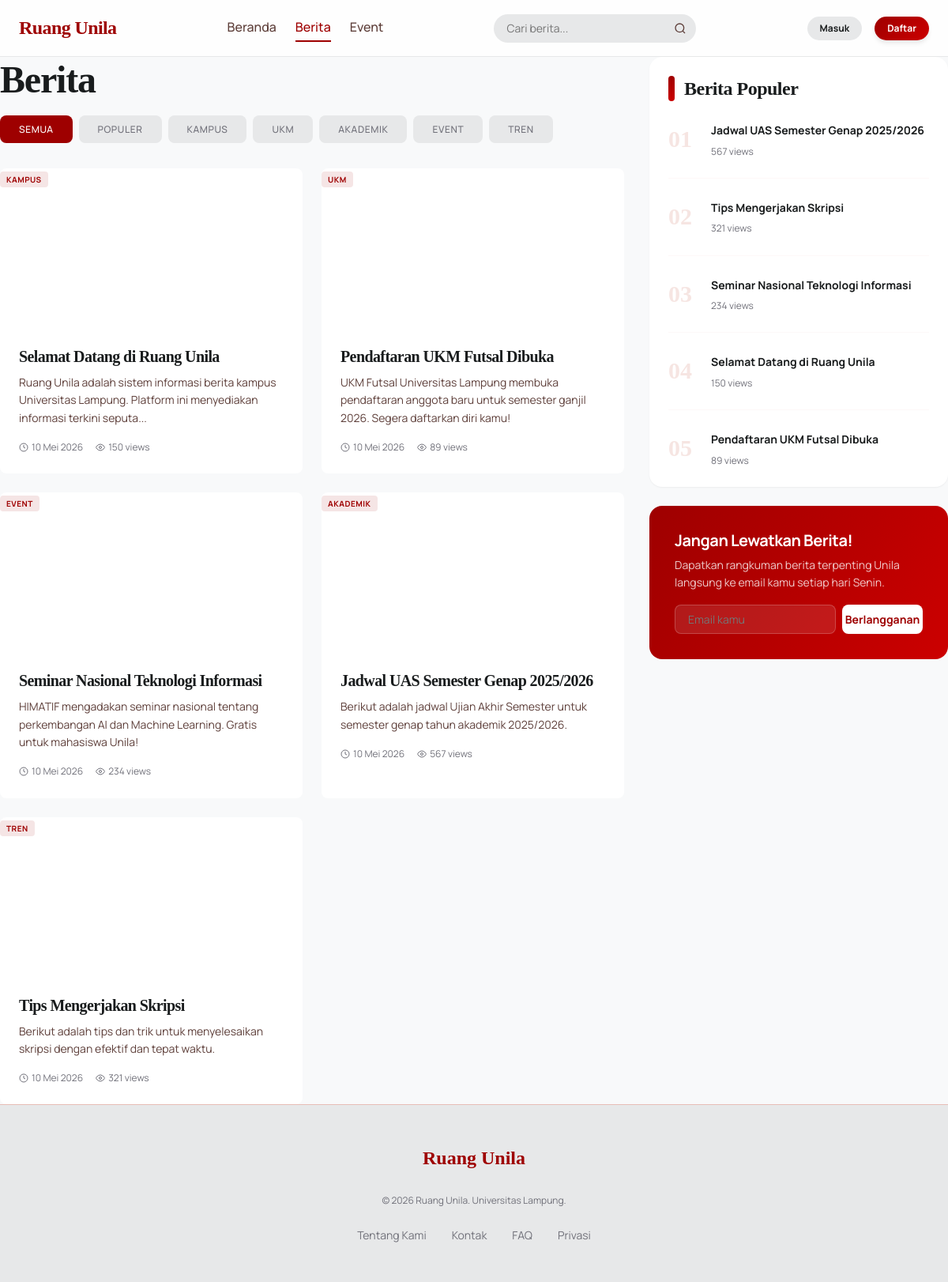
The page /modules/news/list.php on the database its author committed.
### tables this page shows
CREATE TABLE IF NOT EXISTS news (
    news_id INT PRIMARY KEY AUTO_INCREMENT,
    title VARCHAR(200) NOT NULL,
    content TEXT NOT NULL,
    excerpt TEXT DEFAULT NULL,
    category ENUM('populer', 'kampus', 'ukm', 'akademik', 'event', 'tren') NOT NULL,
    author_id INT NOT NULL,
    image VARCHAR(255) DEFAULT NULL,
    status ENUM('draft', 'pending', 'published', 'rejected') NOT NULL DEFAULT 'draft',
    rejection_reason TEXT DEFAULT NULL,
    views INT DEFAULT 0,
    created_at TIMESTAMP DEFAULT CURRENT_TIMESTAMP,
    published_at TIMESTAMP NULL DEFAULT NULL,
    updated_at TIMESTAMP DEFAULT CURRENT_TIMESTAMP ON UPDATE CURRENT_TIMESTAMP,
    
    INDEX idx_category (category),
    INDEX idx_status (status),
    INDEX idx_author (author_id),
    INDEX idx_views (views),
    INDEX idx_published_at (published_at),
    
    FOREIGN KEY (author_id) REFERENCES users(user_id)
        ON DELETE CASCADE
        ON UPDATE CASCADE
);

### modules/news/list.php (the view, shortened to what the rows shown need)
<?php
require_once APP_ROOT . '/config/database.php';
require_once APP_ROOT . '/includes/functions.php';
require_once APP_ROOT . '/classes/News.php';
$news = new News();
$category = isset($_GET['category']) ? cleanInput($_GET['category']) : null;
$page = getCurrentPage();
$perPage = ITEMS_PER_PAGE;
$result = $news->getAll($page, $perPage, $category, 'published');
$newsList = $result['news'];
$popularNews = $news->getPopular(5);
?>
<!DOCTYPE html>
<html lang="id">
<head>
    <link rel="stylesheet" href="<?= url('assets/css/style.css') ?>">
</head>
<body>
    <div class="main-content">
        <div class="container">
            <div style="display: flex; gap: 32px;">
                <div style="flex: 1;">
                    <div style="margin-bottom: 32px;">
                        <h1 style="font-family: var(--font-heading); font-size: 48px; letter-spacing: -1.2px; margin-bottom: 16px;">
                            Berita
                        </h1>
                    </div>
                    <div style="display: grid; grid-template-columns: repeat(2, 1fr); gap: 24px;">
                        <?php foreach ($newsList as $newsItem): ?>
                            <article class="news-card">
                                <div class="news-card-image" style="background: url('<?= $newsItem['image'] ? url('assets/images/uploads/news/' . $newsItem['image']) : url('assets/images/placeholder.jpg') ?>') center/cover;">
                                    <span class="news-card-category"><?= NEWS_CATEGORIES[$newsItem['category']] ?? $newsItem['category'] ?></span>
                                </div>
                                <div class="news-card-content">
                                    <h3 class="news-card-title">
                                        <a href="<?= url('modules/news/detail.php?id=' . $newsItem['news_id']) ?>">
                                            <?= htmlspecialchars($newsItem['title']) ?>
                                        </a>
                                    </h3>
                                    <p class="news-card-excerpt">
                                        <?= truncateText(strip_tags($newsItem['content']), 120) ?>
                                    </p>
                                    <div class="news-card-meta">
                                        <span class="news-card-meta-item">
                                            <svg width="12" height="12" viewBox="0 0 24 24" fill="none" stroke="currentColor" stroke-width="2">
                                                <circle cx="12" cy="12" r="10"/>
                                                <path d="M12 6v6l4 2"/>
                                            </svg>
                                            <?= formatDate($newsItem['created_at']) ?>
                                        </span>
                                        <span class="news-card-meta-item">
                                            <svg width="12" height="12" viewBox="0 0 24 24" fill="none" stroke="currentColor" stroke-width="2">
                                                <path d="M1 12s4-8 11-8 11 8 11 8-4 8-11 8-11-8-11-8z"/>
                                                <circle cx="12" cy="12" r="3"/>
                                            </svg>
                                            <?= formatNumber($newsItem['views']) ?> views
                                        </span>
                                    </div>
                                </div>
                            </article>
                        <?php endforeach; ?>
                    </div>
                </div>
                <div style="width: 378px;">
                    <div style="background: white; border-radius: 16px; padding: 24px; box-shadow: 0 1px 2px rgba(0,0,0,0.05); margin-bottom: 24px;">
                        <div style="display: flex; flex-direction: column; gap: 24px;">
                            <?php foreach ($popularNews as $index => $popular): ?>
                                <div style="display: flex; gap: 16px;">
                                    <span style="font-family: var(--font-heading); font-size: 30px; font-weight: 900; color: rgba(232, 189, 182, 0.4); width: 38px;">
                                        <?= str_pad($index + 1, 2, '0', STR_PAD_LEFT) ?>
                                    </span>
                                    <div style="flex: 1;">
                                        <a href="<?= url('modules/news/detail.php?id=' . $popular['news_id']) ?>"
                                           style="font-family: var(--font-primary); font-size: 14px; font-weight: 700; line-height: 1.25; color: var(--color-text-primary); text-decoration: none;">
                                            <?= htmlspecialchars($popular['title']) ?>
                                        </a>
                                        <div style="font-family: var(--font-primary); font-size: 12px; color: var(--color-text-muted); margin-top: 4px;">
                                            <?= formatNumber($popular['views']) ?> views
                                        </div>
                                    </div>
                                </div>
                                <?php if ($index < count($popularNews) - 1): ?>
                                    <div style="height: 1px; background: rgba(232, 189, 182, 0.1);"></div>
                                <?php endif; ?>
                            <?php endforeach; ?>
                        </div>
                    </div>
                </div>
            </div>
        </div>
    </div>
</body>
</html>

### rows shown on the page
news: category "KAMPUS", title "Selamat Datang di Ruang Unila", content "Ruang Unila adalah sistem informasi berita kampus Universitas Lampung. Platform ini menyediakan informasi terkini seputa...", created_at "10 Mei 2026", views "150", index "04"
news: category "UKM", title "Pendaftaran UKM Futsal Dibuka", content "UKM Futsal Universitas Lampung membuka pendaftaran anggota baru untuk semester ganjil 2026. Segera daftarkan diri kamu!", created_at "10 Mei 2026", views "89", index "05"
news: category "EVENT", title "Seminar Nasional Teknologi Informasi", content "HIMATIF mengadakan seminar nasional tentang perkembangan AI dan Machine Learning. Gratis untuk mahasiswa Unila!", created_at "10 Mei 2026", views "234", index "03"
news: category "AKADEMIK", title "Jadwal UAS Semester Genap 2025/2026", content "Berikut adalah jadwal Ujian Akhir Semester untuk semester genap tahun akademik 2025/2026.", created_at "10 Mei 2026", views "567", index "01"
news: category "TREN", title "Tips Mengerjakan Skripsi", content "Berikut adalah tips dan trik untuk menyelesaikan skripsi dengan efektif dan tepat waktu.", created_at "10 Mei 2026", views "321", index "02"

### other values the page prints
$name "POPULER"
$name "KAMPUS"
$name "UKM"
$name "AKADEMIK"
$name "EVENT"
$name "TREN"
